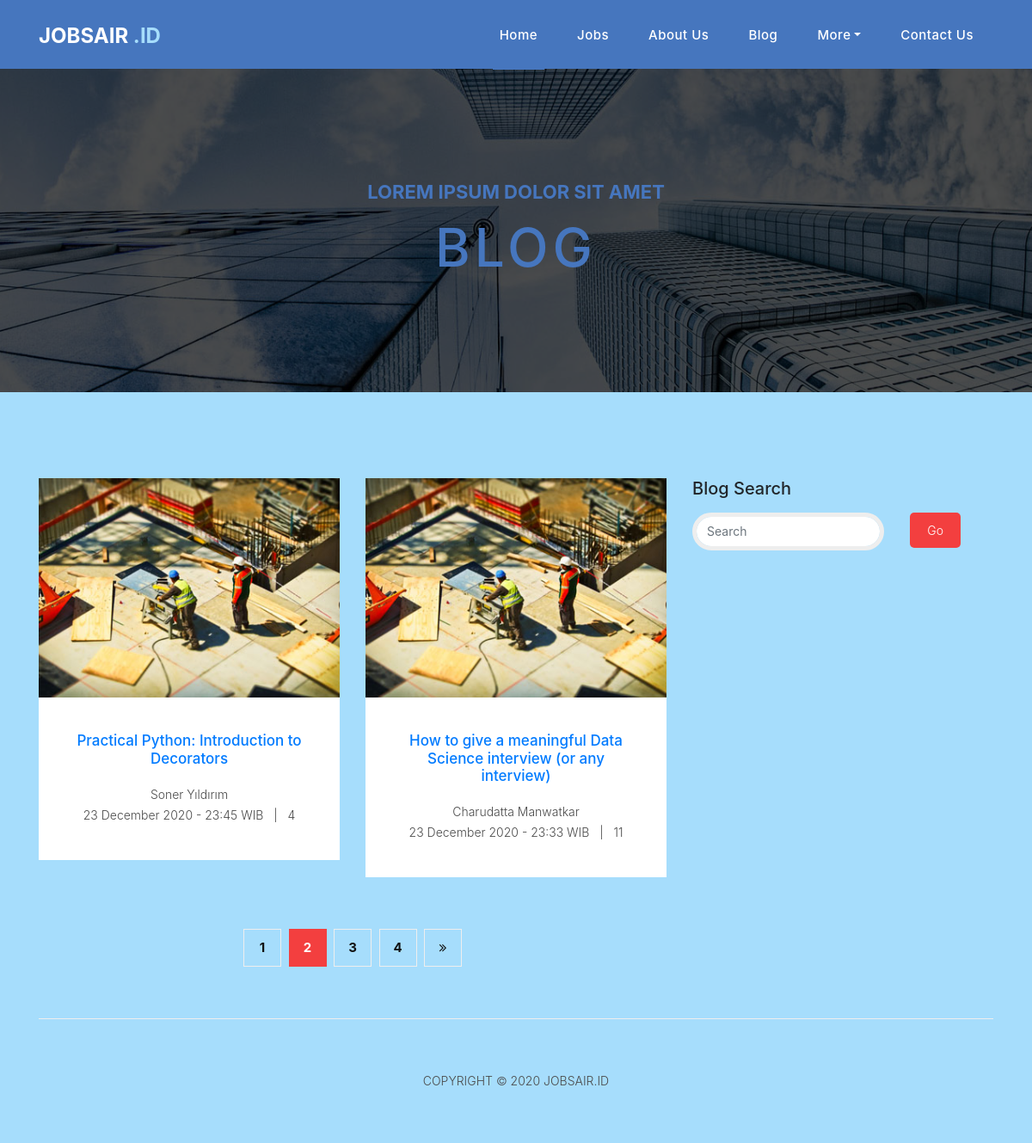
The app's page /blogs/ with its own data.
### Jobsair_id/models.py (models this page shows, shortened)
class Blog(models.Model):
    author = models.CharField(max_length=50)
    title = models.CharField(max_length=100)
    tag_line = models.CharField(max_length=100, default='Tag line unavailable')
    published_date = models.DateTimeField(blank=True, null=True)
    views = models.PositiveIntegerField(default=0)
    content = models.TextField()

### Jobsair_id/views.py (the view)
# urls.py: path('blogs/', views.blog_list, name='blog_list'),
def blog_list(request):
    blogs = Blog.objects.filter(
           published_date__lte=timezone.now()
           ).order_by('published_date').reverse()[:6]
    return render(request, 'Jobsair_id/blog.html', {'blogs': blogs})

### Jobsair_id/templates/Jobsair_id/blog.html (shortened to what this page needs)
{% extends 'Jobsair_id/base.html' %}
{% load static %}
{% block content %}
    <div class="page-heading about-heading header-text" style="background-image: url({% static 'Jobsair_id/assets/images/heading-6-1920x500.jpg' %});">
      <div class="container">
        <div class="row">
          <div class="col-md-12">
            <div class="text-content">
              <h4>Lorem ipsum dolor sit amet</h4>
              <h2>Blog</h2>
            </div>
          </div>
        </div>
      </div>
    </div>
    <div class="products">
      <div class="container">
        <div class="row">
          <div class="col-md-8">
            <div class="row">
            {% for blog in blogs %}
                <div class="col-md-6">
                  <div class="service-item">
                    <a href="blog-details.html" class="services-item-image"><img src="{% static 'Jobsair_id/assets/images/blog-1-370x270.jpg' %}" class="img-fluid" alt=""></a>
                    <div class="down-content">
                      <h4><a href="{% url 'blog_detail' pk=blog.pk %}">{{ blog.title }}</a></h4>
                      <p style="margin: 0;"> {{ blog.author }} <br>{{ blog.published_date | date:'d F Y - H:i e'}} &nbsp;&nbsp;|&nbsp;&nbsp; {{ blog.views }}</p>
                    </div>
                  </div>
                </div>
            {% endfor %}
              <div class="col-md-12">
                <ul class="pages">
                  <li><a href="#">1</a></li>
                  <li class="active"><a href="#">2</a></li>
                  <li><a href="#">3</a></li>
                  <li><a href="#">4</a></li>
                  <li><a href="#"><i class="fa fa-angle-double-right"></i></a></li>
                </ul>
              </div>
            </div>
          </div>
          <div class="col-md-4">
            <div class="contact-form">
              <div class="form-group">
                <h5>Blog Search</h5>
              </div>
              <div class="row">
                <div class="col-8">
                  <input type="text" class="form-control" placeholder="Search" aria-label="Search" aria-describedby="basic-addon2">
                </div>
                <div class="col-4">
                  <button class="filled-button" type="button">Go</button>
                </div>
              </div>
            </div>
          </div>
        </div>
      </div>
    </div>
{% endblock %}

### Jobsair_id/static/Jobsair_id/assets/css/style.css (style rules this page uses)
body { font-family: 'Poppins', sans-serif,#eeeeee; background: #A6DDFC; overflow-x: hidden; text-rendering: optimizeLegibility; -webkit-font-smoothing: antialiased; -moz-osx-font-smoothing: grayscale; }
p { margin-bottom: 0px; font-size: 14px; font-weight: 300; color: #4a4a4a; line-height: 24px; }
a { text-decoration: none!important; }
ul { padding: 0; margin: 0; list-style: none; }
h1,h2,h3,h4,h5,h6 { margin: 0px; }
.page-heading { padding: 210px 0px 130px 0px; text-align: center; background-position: center center; background-repeat: no-repeat; background-size: cover; }
.page-heading .text-content h4 { color: #4676BE; font-size: 22px; text-transform: uppercase; font-weight: 700; margin-bottom: 15px; }
.page-heading .text-content h2 { color: #4676BE ; font-size: 62px; text-transform: uppercase; letter-spacing: 5px; }
.products { margin-top: 100px; }
.page-heading { position:relative; }
.page-heading:before { content:''; position:absolute; top:0; left:0; bottom:0; right:0; background-color:rgba(0,0,0,.7); }
.page-heading .container { position:relative; z-index: 2; }
.products ul.pages { margin-top: 30px; text-align: center; }
.products ul.pages li { display: inline-block; margin: 0px 2px; }
.products ul.pages li a { width: 44px; height: 44px; display: inline-block; line-height: 42px; border: 1px solid #eee; font-size: 15px; font-weight: 700; color: #121212; transition: all .3s; }
.products ul.pages li a:hover, .products ul.pages li.active a { background-color: #f33f3f; border-color: #f33f3f; color: #fff; }
.service-item { text-align: center; margin-bottom: 30px; }
.service-item .down-content { background-color: #fff; padding: 40px 30px; }
.service-item .down-content h4 { font-size: 17px; color: #1a6692; margin-bottom: 20px; }
.service-item .down-content p { margin-bottom: 25px; }
.services-item-image { display: block; }
.contact-form select, .contact-form .form-control { font-size: 14px; width: 100%; height: 44px; display: inline-block; line-height: 42px; border: 5px solid #eee; border-radius: 0px; margin-bottom: 30px; border-radius: 40px; }
.contact-form button.filled-button { background-color: #f33f3f; color: #fff; font-size: 14px; text-transform: capitalize; font-weight: 300; padding: 10px 20px; border-radius: 5px; display: inline-block; transition: all 0.3s; border: none; outline: none; cursor: pointer; }

### records on screen
Blog: title "Practical Python: Introduction to Decorators", author "Soner Yıldırım", published_date "23 December 2020 - 23:45 WIB", views "4"
Blog: title "How to give a meaningful Data Science interview (or any interview)", author "Charudatta Manwatkar", published_date "23 December 2020 - 23:33 WIB", views "11"
